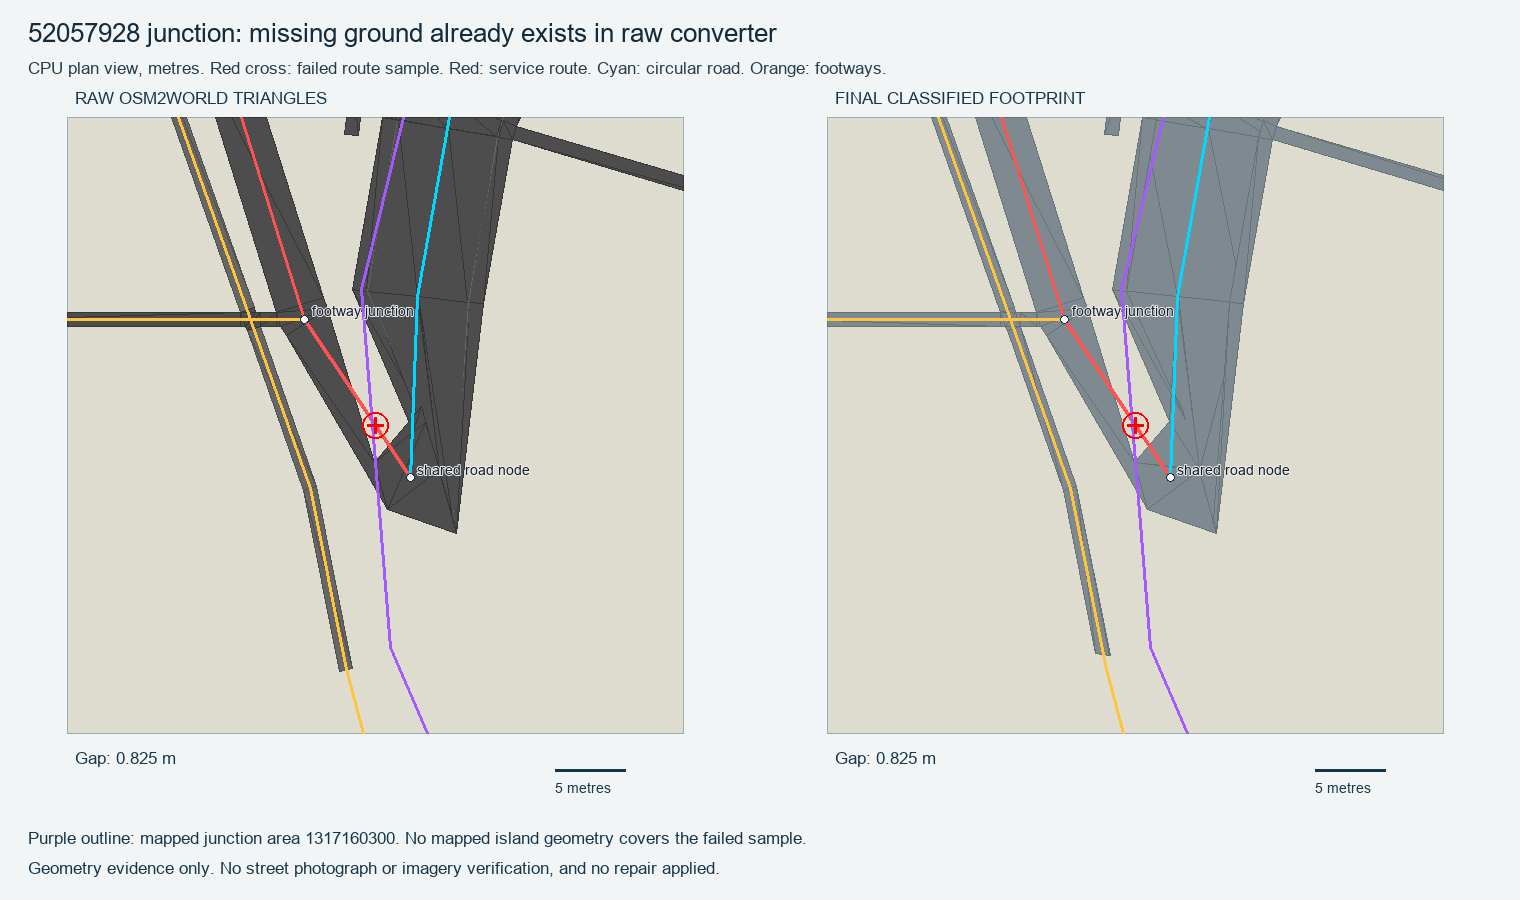

Reproduce this figure in Python.
"""CPU evidence for source52057928 junction: original meshes vs final ground."""
import json, math, sys, xml.etree.ElementTree as ET
from pathlib import Path
sys.path.insert(0, 'D:/CodexTools/python-libs')
from shapely.geometry import Point, Polygon, LineString, box, shape
from shapely.ops import unary_union, transform
from PIL import Image, ImageDraw, ImageFont

ROOT = Path(__file__).resolve().parents[1]
origin = [77.59136, 12.97984615]
probe = [77.59020226666667, 12.975491600004656]
factor = 2 * math.pi * 6371008.8 / 40075016.686
circ = 2 * math.pi * 6371008.8 * math.cos(math.radians(origin[1]))
merc_y = lambda lat: math.asinh(math.tan(math.radians(lat))) / (2 * math.pi)
def projected(lon, lat, z=None):
    return ((lon - origin[0]) * circ / 360, (merc_y(lat) - merc_y(origin[1])) * circ)
qx, qy = projected(*probe)
def relative(lon, lat, z=None):
    x, y = projected(lon, lat)
    return x - qx, y - qy
window = box(-22, -22, 22, 22)
raw = json.loads((ROOT / 'experiments/osm2world/coverage-500/meshes.json').read_text())
triangles = []
for mesh_id, mesh in enumerate(raw):
    ps, ids = mesh['positions'], mesh['indices']
    for i in range(0, len(ids), 3):
        points = [(ps[n * 3] * factor - qx, ps[n * 3 + 2] * factor - qy) for n in ids[i:i + 3]]
        poly = Polygon(points)
        if poly.area < 1e-8 or not poly.intersects(window): continue
        triangles.append((mesh_id, i // 3, poly, tuple(round(c * 255) for c in mesh['color'][:3])))
raw_ground = unary_union([p for _, _, p, _ in triangles])
final_doc = json.loads((ROOT / 'experiments/osm2world/coverage-500-classified/asset/vidhana-footprint.geojson').read_text())
final = [transform(relative, shape(f['geometry'])) for f in final_doc['features']]
final = [p for p in final if p.intersects(window)]
final_ground = unary_union(final)
root = ET.parse(ROOT / 'vidhana-streets.osm').getroot()
nodes = {n.get('id'): (float(n.get('lon')), float(n.get('lat'))) for n in root.findall('node')}
ways, selected = {}, []
for w in root.findall('way'):
    refs = [n.get('ref') for n in w.findall('nd')]
    tags = {t.get('k'): t.get('v') for t in w.findall('tag')}
    ways[w.get('id')] = {'refs': refs, 'tags': tags}
    pts = [relative(*nodes[n]) for n in refs if n in nodes]
    if len(pts) < 2: continue
    line = LineString(pts)
    if line.distance(Point(0, 0)) < 16:
        selected.append({'id': w.get('id'), 'tags': tags, 'line': line,
                         'distanceM': line.distance(Point(0, 0)), 'closed': refs[0] == refs[-1],
                         'containsProbe': bool(refs[0] == refs[-1] and Polygon(pts).covers(Point(0, 0)))})
route = LineString([relative(*nodes[n]) for n in ways['52057928']['refs'][:2]])
uncovered = route.difference(raw_ground)
evidence = {'probe': probe, 'rawConverterGroundGapM': Point(0, 0).distance(raw_ground),
            'finalGroundGapM': Point(0, 0).distance(final_ground),
            'rawVsFinalCoverageDifferenceWithin44mSquareM2': raw_ground.symmetric_difference(final_ground).intersection(window).area,
            'uncoveredOriginalFirstSegmentM': uncovered.length,
            'nearbyWays': [{k: v for k, v in w.items() if k != 'line'} for w in selected],
            'nearestSourceTriangles': [{'sourceMeshIndex': mi, 'triangle': ti, 'gapM': p.distance(Point(0, 0)), 'color': col}
                                       for mi, ti, p, col in sorted(triangles, key=lambda t: t[2].distance(Point(0, 0)))[:8]]}
evidence['rawVsFinalDifferenceWithin10mOfProbeM2'] = raw_ground.symmetric_difference(final_ground).intersection(Point(0, 0).buffer(10)).area
clearance_tests = []
a, b = list(route.coords)
for radius in (0, .1, .25, .5, 1):
    inset = raw_ground.buffer(-radius)
    parts = list(inset.geoms) if hasattr(inset, 'geoms') else [inset]
    clearance_tests.append({'vehicleHalfWidthM': radius,
        'startCovered': inset.covers(Point(a)), 'endCovered': inset.covers(Point(b)),
        'sameConnectedSurface': any(p.covers(Point(a)) and p.covers(Point(b)) for p in parts)})
evidence['clearanceTests'] = clearance_tests
evidence['interpretation'] = 'Not introduced by clipping or cleanup. Raw converter leaves a narrow/degenerate acute-angle junction join; no mapped garden island covers this sample. Real-world island/kerb layout remains unverified.'
(ROOT / 'qc/street-500-route-junction.json').write_text(json.dumps(evidence, indent=2) + '\n')

W, H, S = 1520, 900, 14
image = Image.new('RGB', (W, H), '#f2f5f6'); draw = ImageDraw.Draw(image)
font_path = 'C:/Windows/Fonts/arial.ttf'
font = ImageFont.truetype(font_path, 17); small = ImageFont.truetype(font_path, 14); title = ImageFont.truetype(font_path, 26)
draw.text((28, 18), '52057928 junction: missing ground already exists in raw converter', fill='#132b3a', font=title)
draw.text((28, 58), 'CPU plan view, metres. Red cross: failed route sample. Red: service route. Cyan: circular road. Orange: footways.', fill='#243c4c', font=font)
def pixels(point, cx): return cx + point[0] * S, 425 - point[1] * S
def polygons(geom):
    if geom.geom_type == 'Polygon': return [geom]
    return [g for g in getattr(geom, 'geoms', []) if g.geom_type == 'Polygon']
for panel, cx in enumerate((375, 1135)):
    draw.rectangle((cx - 22 * S, 425 - 22 * S, cx + 22 * S, 425 + 22 * S), fill='#dedcce', outline='#9aaeb6')
    draw.text((cx - 300, 88), 'RAW OSM2WORLD TRIANGLES' if not panel else 'FINAL CLASSIFIED FOOTPRINT', fill='#17364a', font=font)
    shapes = [(p, col) for _, _, p, col in triangles] if not panel else [(p, (126, 137, 144)) for p in final]
    for p, col in shapes:
        for geom in polygons(p.intersection(window)):
            draw.polygon([pixels(v, cx) for v in geom.exterior.coords], fill=col, outline=tuple(max(0, c - 24) for c in col))
    for way in selected:
        h = way['tags'].get('highway')
        if not h and way['id'] != '1317160300': continue
        line = way['line'].intersection(window)
        parts = [line] if line.geom_type == 'LineString' else [p for p in getattr(line, 'geoms', []) if p.geom_type == 'LineString']
        color = '#ff5252' if way['id'] == '52057928' else '#00d9ff' if way['id'] == '1091198031' else '#ffc43b' if h else '#a35aff'
        for part in parts: draw.line([pixels(v, cx) for v in part.coords], fill=color, width=3)
    for ref, label in [('428831252', 'shared road node'), ('663564863', 'footway junction')]:
        x, y = pixels(relative(*nodes[ref]), cx)
        draw.ellipse((x - 4, y - 4, x + 4, y + 4), fill='#ffffff', outline='#1e3242')
        draw.text((x + 7, y - 16), label, fill='#101b25', font=small, stroke_width=1, stroke_fill='#eeeeee')
    x, y = pixels((0, 0), cx)
    draw.line((x - 8, y, x + 8, y), fill='#ff0000', width=3); draw.line((x, y - 8, x, y + 8), fill='#ff0000', width=3)
    draw.ellipse((x - 13, y - 13, x + 13, y + 13), outline='#ff0000', width=2)
    draw.text((cx - 300, 748), f"Gap: {evidence['rawConverterGroundGapM' if not panel else 'finalGroundGapM']:.3f} m", fill='#17364a', font=font)
    draw.line((cx + 180, 770, cx + 180 + 5 * S, 770), fill='#163445', width=3)
    draw.text((cx + 180, 780), '5 metres', fill='#17364a', font=small)
draw.text((28, 828), 'Purple outline: mapped junction area 1317160300. No mapped island geometry covers the failed sample.', fill='#17364a', font=font)
draw.text((28, 858), 'Geometry evidence only. No street photograph or imagery verification, and no repair applied.', fill='#17364a', font=font)
image.save(ROOT / 'qc/street-500-route-junction.png')
print(json.dumps({k: v for k, v in evidence.items() if k not in ('nearbyWays', 'nearestSourceTriangles')}, indent=2))
